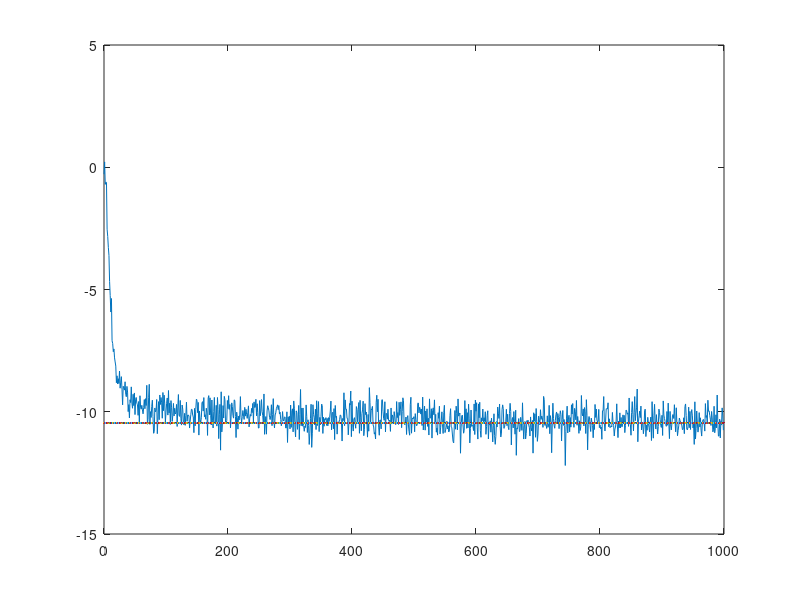

The MATLAB script that drew this image:
clear all;
randn('state',0);
I = 200;
LL = 1000;
J = zeros(1,LL);
Jminn = zeros(1,LL);
Jex = zeros(1,LL);
N = 4;
NN = 10*N;
h = [1 0.7 0.5 -0.2];
for i=1:I
    y = zeros(1,LL);
    w = zeros(1,N);
    e = zeros(1,LL);
    X = zeros(N,1);
    D = zeros(NN,1);
    x = sqrt(1)*randn(1,LL);
    denn = 0;
    n = sqrt(0.09)*(randn(1,LL));
    for k = 1:LL
        dd = filter(h,1,x);
        X = [x(k); X(1:N-1)];
        den = X'*X;
        y = w*X;
        e(k) = dd(k) + n(k) - y;
        mu1 = 0.8;
        denn = denn + e(k)^2;
        mu = (mu1/(1+mu1*denn));
        w = w + mu*e(k)*X';
        J(k) = J(k) + (abs(e(k)))^2;
        Jminn(k) = Jminn(k) + n(k)^2;
    end;
end;
J = J/I;
Jmin1 = Jminn/I;
Jmin = sum(Jmin1)/LL;
Jex = J-Jmin;
Jinf = (1/200)*sum(J(LL-199:LL));
JSSdB = 10*log10(Jinf);
Jexinf = abs(Jinf-Jmin);
JexinfSSdB = 10*log10(Jexinf);
MM = Jexinf/Jmin;
Mpercent = MM*100;
[mu1, Jinf, Jmin, JSSdB, JexinfSSdB, JexinfSSdB, Mpercent]
nn = 0:LL-1;
plot(nn, 10*log10(abs((J))));
hold on;
plot(nn, 10*log10(Jmin));